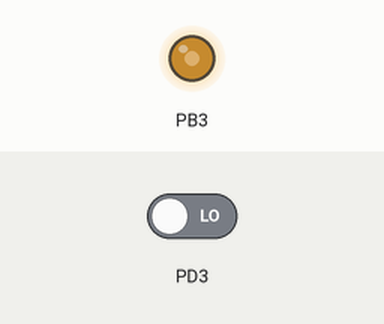
This program was run on a simulated ATmega32, built with avr-gcc and emulated at 12 MHz. On the bench: output pins drawn as LEDs (lit = HIGH). Inputs (shaded band) come from the test bench; at power-on: PD3 LOW.

Above: at 1.2 s.
1.3 s: PD3 driven HIGH
At 2.6 s:
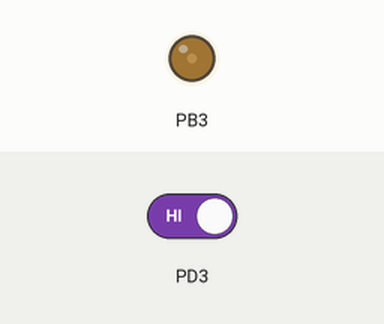
Timing chart, 0 to 4.3 s (numbered marks = the images above; inputs shaded):
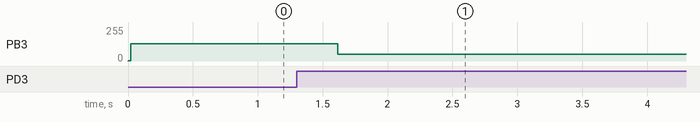

Measured:
- after the input at 1.3 s, PB3: 128/255 → 52/255 after 0.32 s

The program:

main.c
```c
/*
 * Lab1_Task6_FlashingRate.c
 *
 * Created: 30-Jul-18 7:51:03 PM
 * Author : Dell
 */

#ifndef F_CPU
#define F_CPU 12000000ul
#endif

#include <avr/io.h>
#include <avr/interrupt.h>
#include <util/delay.h>

int duty_cycles[] = {20, 50};
volatile int ledMode;

int main(void)
{
    // PB3 as output for LED
    DDRB |= 1 << DDB3;
    // PD3 as input from push button
    DDRD &= ~(1 << DDD3);

    // INTERRUPT INIT
    //============================================================
    // Set INT1 as external interrupt
    GICR |= 1 << INT1;
    // Interrupt request on rising edge of INT1
    MCUCR |= (1 << ISC11) | (1 << ISC10);
    // Enable global interrupt
    sei();

	initTimer();

    ledMode = 1;

    while (1)
    {
	    // Toggle flashing rate of LED
	    OCR0 = calculate_ocr(duty_cycles[ledMode]);
    }
}

ISR (INT1_vect) {
	_delay_ms(300);
	ledMode ^= 1;
}

int calculate_ocr(int duty_cycle) {
	return duty_cycle * 255 / 100;
}

void initTimer() {
	// Fast PWM mode
	TCCR0 |= (1 << WGM00) | (1 << WGM01);
	// Clear OC0 on Compare Match, set OC0 at BOTTOM
	TCCR0 |= 1 << COM01;
	// Clk source = clk/1024 => 15625Hz = 64us/cycle
	// Counting from 0-255 => 64us * 255 = 16320us = 16.32ms
	TCCR0 |= (1 << CS00) | (1 << CS02);
}
```
